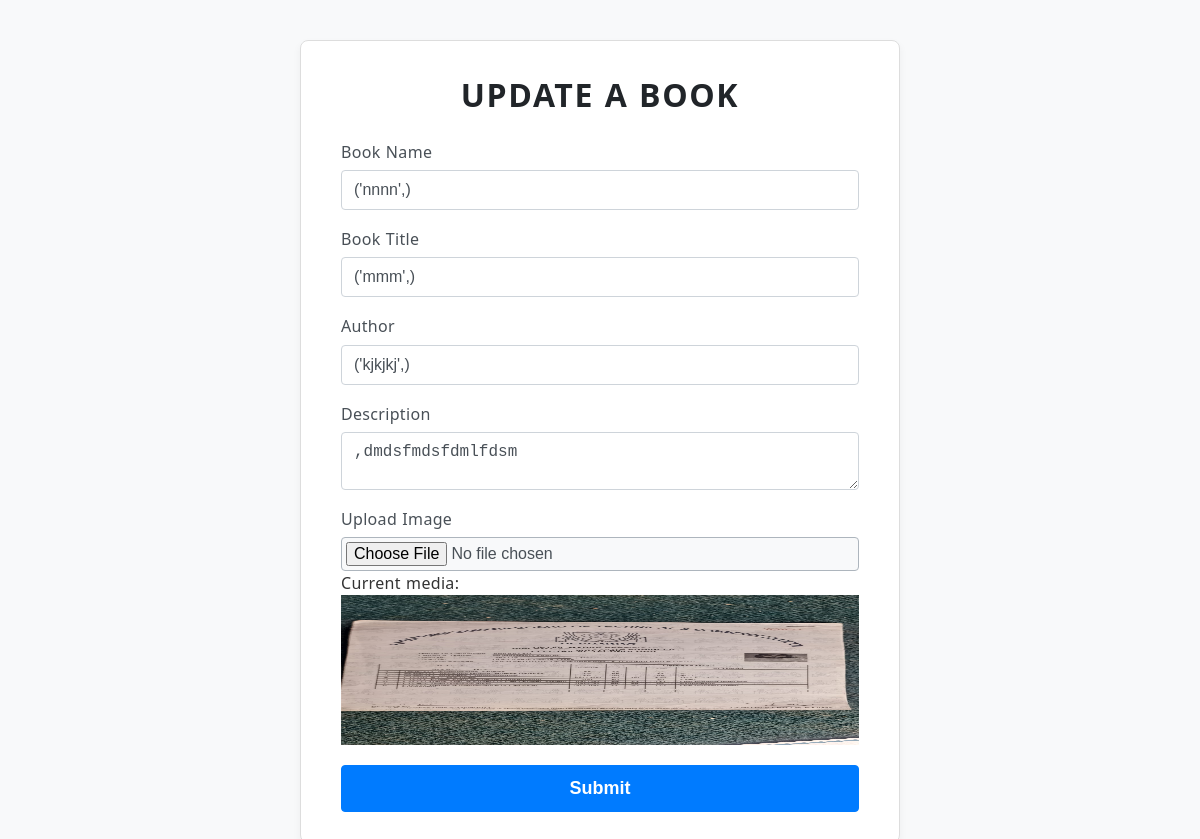
/adminupdate/4/, run on the app's committed database.
### app1/models.py (models this page shows, shortened)
class book_s(models.Model):
    books_name=models.CharField(max_length=50,null=True)
    books_title=models.CharField(max_length=50,null=True)
    books_author=models.CharField(max_length=50,null=True)
    books_descripation=models.TextField()
    media=models.ImageField(upload_to='image',max_length=250,null=False)

### app1/views.py (the view, shortened to what this page needs)
# urls.py: path('adminupdate/<int:id>/',views.admin_update,name='update'),
def admin_update(request,id):
    update=book_s.objects.get(id=id)
    return render(request,'adminupdate.html',{'book':update})

### templates/adminupdate.html (shortened to what this page needs)
{% load static %}
<link rel="stylesheet" href="{% static 'style/form.css' %}">
<div class="form-container">
    <h2>Update a Book</h2>
    <form id="book-form" action="{% url 'update' book.id %}" method="POST" enctype="multipart/form-data">
        <div class="form-group">
            <label for="books_name">Book Name</label>
            <input type="text" id="books_name" name="books_name"
              value="{{ book.books_name }}" placeholder="Enter book name">
        </div>
        <div class="form-group">
            <label for="books_title">Book Title</label>
            <input type="text" id="books_title" name="books_title" value="{{ book.books_title }}" placeholder="Enter book title">
        </div>
        <div class="form-group">
            <label for="books_author">Author</label>
            <input type="text" id="books_author" name="books_author" value="{{ book.books_author }}" placeholder="Enter author name">
        </div>
        <div class="form-group">
            <label for="books_description">Description</label>
            <textarea id="books_description" name="books_description"  placeholder="Enter description">{{ book.books_descripation }}</textarea>
        </div>
        <div class="form-group">
            <label for="media">Upload Image</label>
            <input type="file" id="media" name="media" accept="image/*">
            {% if book.media %}
                <p>Current media:</p>
                <img src="{{ book.media.url }}" alt="Current media" style="max-height: 150px;">
            {% endif %}
        </div>
        <div class="form-group">
            <button type="submit" class="btn">Submit</button>
        </div>
    </form>
</div>

### app1/static/style/form.css (style rules this page uses)
*, *::before, *::after { margin: 0; padding: 0; box-sizing: border-box; }
.form-container { width: 90%; max-width: 600px; margin: 40px auto; padding: 30px 40px; background-color: #ffffff; border: 1px solid #ddd; border-radius: 8px; box-shadow: 0 4px 8px rgba(0,0,0,0.05); transition: box-shadow 0.3s ease-in-out, border-color 0.3s ease-in-out; }
.form-container h2 { text-align: center; font-size: 2rem; margin-bottom: 24px; font-weight: 600; color: #212529; text-transform: uppercase; letter-spacing: 0.05em; }
#book-form { display: flex; flex-direction: column; gap: 20px; }
.form-group { display: flex; flex-direction: column; }
.form-group label { font-size: 1rem; margin-bottom: 8px; font-weight: 500; color: #495057; line-height: 1.2; cursor: pointer; user-select: none; }
.form-group input[type="text"], .form-group input[type="file"], .form-group textarea { font-size: 1rem; padding: 10px 12px; border: 1px solid #ced4da; border-radius: 4px; background-color: #fff; color: #495057; width: 100%; max-width: 100%; min-width: 0; transition: border-color 0.2s ease-in-out, box-shadow 0.2s ease-in-out, background-color 0.2s ease-in-out; resize: vertical; overflow: auto; }
.form-group input::placeholder, .form-group textarea::placeholder { color: #6c757d; opacity: 0.7; font-style: italic; }
.form-group input[type="file"] { padding: 4px; background-color: #f8f9fa; border: 1px solid #adb5bd; }
.btn { font-size: 1.125rem; font-weight: 600; color: #fff; background-color: #007bff; padding: 12px 20px; border: 1px solid #007bff; border-radius: 4px; cursor: pointer; text-align: center; text-decoration: none; display: inline-block; transition: background-color 0.3s ease, border-color 0.3s ease, transform 0.1s ease; }
.form-container { animation: fadeIn 0.4s ease-out both; }

### data on the page
book_s: books_name "('nnnn',)", books_title "('mmm',)", books_author "('kjkjkj',)", books_description ",dmdsfmdsfdmlfdsm", media (picture)
